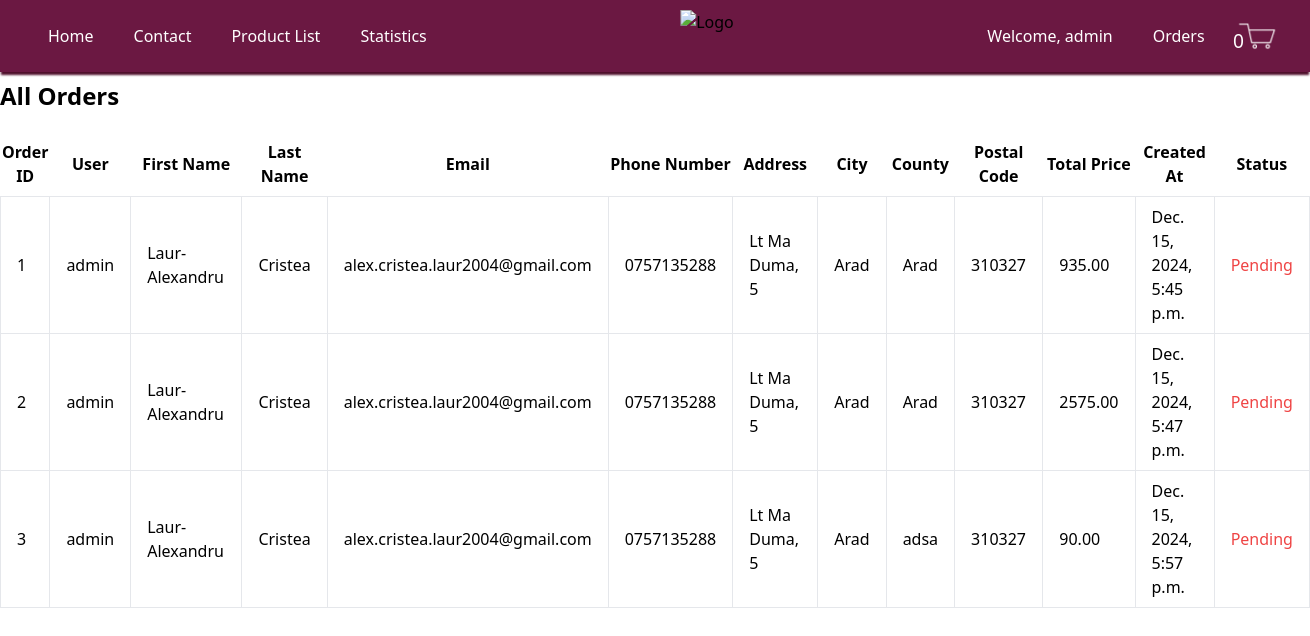
Screenshot of /orders/ (signed in) with the database file from the repository.
### my_app/models.py (models this page shows, shortened)
class Order(models.Model):
    user = models.ForeignKey(User, on_delete=models.CASCADE)
    created_at = models.DateTimeField(default=timezone.now)
    first_name = models.CharField(max_length=30,default='')
    last_name = models.CharField(max_length=30,default='')
    email = models.EmailField(max_length=254, default='')
    phone_number = models.CharField(max_length=15, default='')
    address = models.CharField(max_length=255 , null=True)
    city = models.CharField(max_length=100, null=True)
    county = models.CharField(max_length=100, default='')
    postal_code = models.CharField(max_length=6, null=True)
    total_price = models.DecimalField(max_digits=10, decimal_places=2)
    status = models.CharField(max_length=20, default='Pending')

### my_app/views.py (the view)
# urls.py: path('orders/', views.orders, name='orders'),
@staff_member_required
def orders(request):
    orders = Order.objects.all()
    return render(request, 'my_app/orders.html', {'orders': orders})

### my_app/context_processors.py (called while the page is built)
def cart_item_count(request):
    if request.user.is_authenticated:
        cart_items = CartItem.objects.filter(cart__user=request.user)
        return {'cart_item_count': cart_items.count()}
    return {'cart_item_count': 0}

### templates/my_app/orders.html (shortened to what this page needs)
<!DOCTYPE html>
<html lang="en">
<head>
    <link href="https://cdn.jsdelivr.net/npm/tailwindcss@2.2.19/dist/tailwind.min.css" rel="stylesheet">
</head>
<body>
    {% include 'my_app/header.html' %}
    <div class=" mx-auto content">
        <h1 class="text-2xl font-bold mb-5">All Orders</h1>
        <table class="min-w-full bg-white">
            <thead>
                <tr>
                    <th class="py-2 cursor-pointer" id="order-id-header">Order ID</th>
                    <th class="py-2">User</th>
                    <th class="py-2">First Name</th>
                    <th class="py-2">Last Name</th>
                    <th class="py-2">Email</th>
                    <th class="py-2">Phone Number</th>
                    <th class="py-2">Address</th>
                    <th class="py-2">City</th>
                    <th class="py-2">County</th>
                    <th class="py-2">Postal Code</th>
                    <th class="py-2 cursor-pointer" id="total-price-header">Total Price</th>
                    <th class="py-2">Created At</th>
                    <th class="py-2 cursor-pointer" id="status-header">Status</th>
                </tr>
            </thead>
            <tbody id="orders-body">
                {% for order in orders %}
                <tr>
                    <td class="border px-4 py-2 order-id cursor-pointer" data-order-id="{{ order.id }}">{{ order.id }}</td>
                    <td class="border px-4 py-2">{{ order.user.username }}</td>
                    <td class="border px-4 py-2">{{ order.first_name }}</td>
                    <td class="border px-4 py-2">{{ order.last_name }}</td>
                    <td class="border px-4 py-2">{{ order.email }}</td>
                    <td class="border px-4 py-2">{{ order.phone_number }}</td>
                    <td class="border px-4 py-2">{{ order.address }}</td>
                    <td class="border px-4 py-2">{{ order.city }}</td>
                    <td class="border px-4 py-2">{{ order.county }}</td>
                    <td class="border px-4 py-2">{{ order.postal_code }}</td>
                    <td class="border px-4 py-2">{{ order.total_price }}</td>
                    <td class="border px-4 py-2">{{ order.created_at }}</td>
                    <td class="border px-4 py-2 {% if order.status == 'Pending' %}text-red-500{% elif order.status == 'Done' %}text-green-500{% endif %}">{{ order.status }}</td>
                </tr>
                {% endfor %}
            </tbody>
        </table>
    </div>
</body>
</html>

### templates/my_app/header.html (shortened to what this page needs)
{% load static %}
    <header class="header">
        <div class="links">
            <nav class="flex items-center justify-between relative">
                <div class="hidden lg:flex lg:items-center lg:space-x-10 lg:-ml-20">
                    <a href="/home" title="" class="headerlinks"> Home </a>
                    <a href="/home/contact" title="" class="headerlinks"> Contact </a>
                    <a href="/home/product_list" title="" class="headerlinks"> Product List </a>
                    {% if user.is_staff %}
                        <a href="/home/statistics" title="" class="headerlinks"> Statistics </a>
                    {% endif %}
                </div>
                <div class="absolute left-1/2 transform -translate-x-1/2">
                    <a>
                        <img class="imageheadersize" src="{% static 'images/logo.png' %}" alt="Logo" />
                    </a>
                </div>
                <div class="hidden lg:flex lg:items-center lg:space-x-10 lg:-mr-20">
                    {% if user.is_authenticated %}
                        <span class="headerloggedin">Welcome, {{ user.username }}</span>
                        {% if user.is_staff %}
                            <a href="/orders/" title="" class="headerlinks"> Orders </a>
                        {% endif %}
                        <a href="{% url 'cart_view' %}" class="headerlinks cart-link">
                            <span class="cartlogo"><span class="cart-count">{{ cart_item_count }}</span></span>
                        </a>
                    {% else %}
                        <a href="{% url 'login' %}?next={{ request.path }}" title="" class="headerlinks"> Log in </a>
                        <a href="{% url 'signup' %}?next={{ request.path }}" title="" class="headerlinks"> Sign up </a>
                    {% endif %}
                </div>
            </nav>
        </div>
    </header>

### templates/my_app/orders.html (style rules this page uses)
.content { margin-top: 5rem; }

### rows the page displays
Order: id "1", user.username "admin", first_name "Laur-Alexandru", last_name "Cristea", email "alex.cristea.laur2004@gmail.com", phone_number "0757135288", address "Lt Ma Duma, 5", city "Arad", county "Arad", postal_code "310327", total_price "935.00", created_at "Dec. 15, 2024, 5:45 p.m.", status "Pending"
Order: id "2", user.username "admin", first_name "Laur-Alexandru", last_name "Cristea", email "alex.cristea.laur2004@gmail.com", phone_number "0757135288", address "Lt Ma Duma, 5", city "Arad", county "Arad", postal_code "310327", total_price "2575.00", created_at "Dec. 15, 2024, 5:47 p.m.", status "Pending"
Order: id "3", user.username "admin", first_name "Laur-Alexandru", last_name "Cristea", email "alex.cristea.laur2004@gmail.com", phone_number "0757135288", address "Lt Ma Duma, 5", city "Arad", county "adsa", postal_code "310327", total_price "90.00", created_at "Dec. 15, 2024, 5:57 p.m.", status "Pending"

### other values shown
{{ user.username }} "admin"
{{ cart_item_count }} "0"
